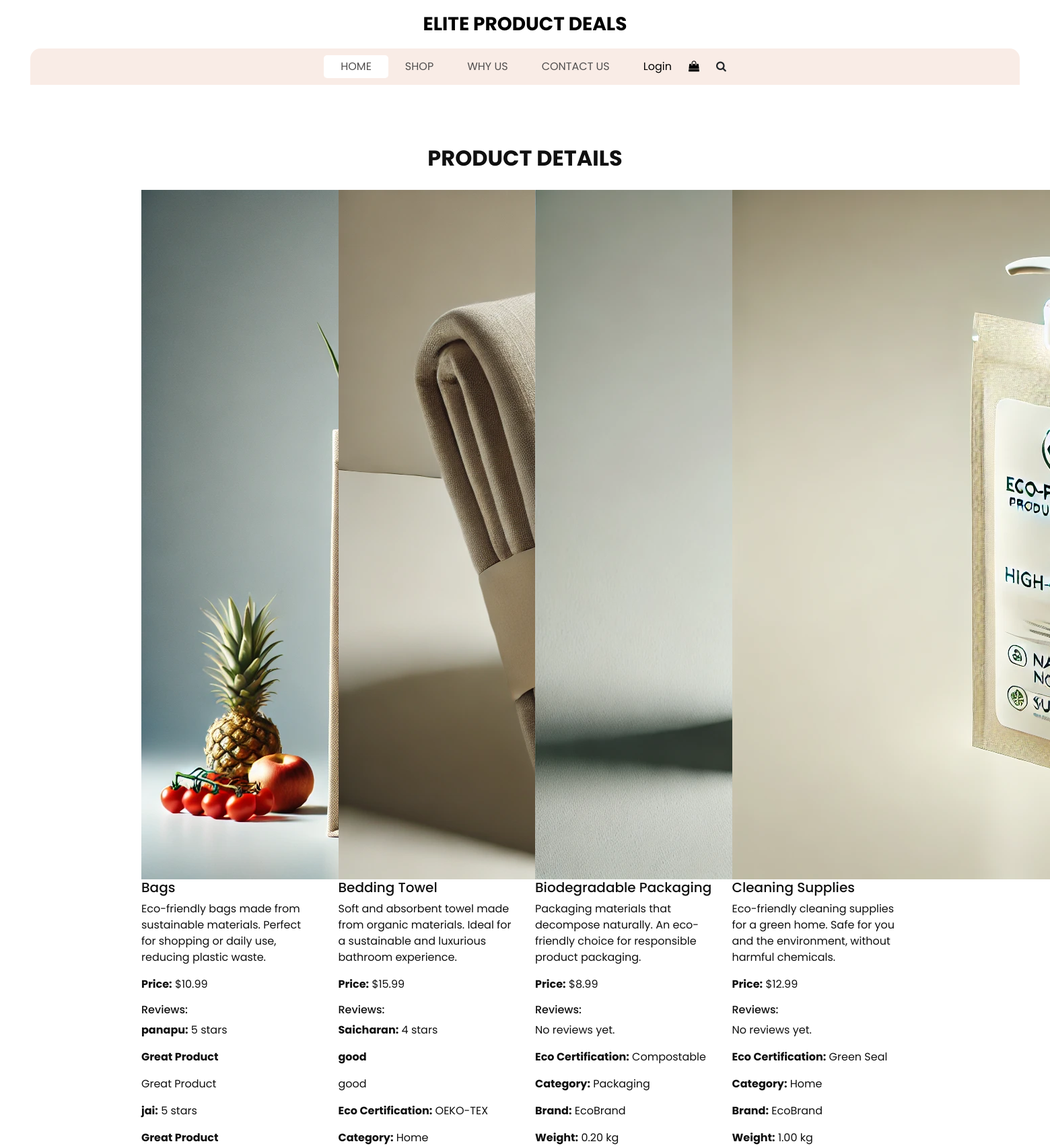
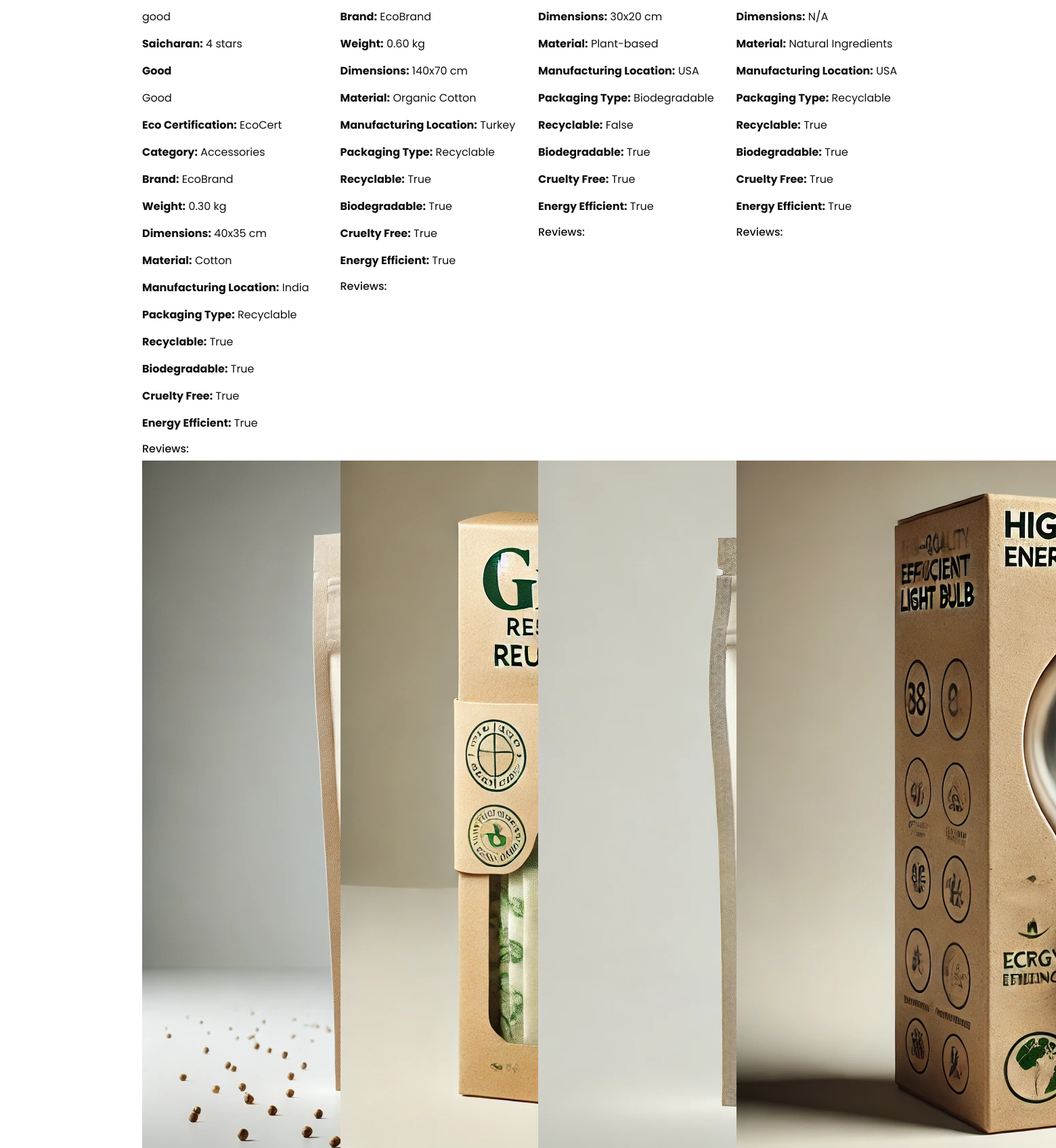
Screenshot of /products/ (upper part) with the database file from the repository (2 pictures, top to bottom).
### EcoFriendlyProducts/models.py (models this page shows, shortened)
class Product(models.Model):
    name = models.CharField(max_length=255)
    description = models.TextField()
    price = models.DecimalField(max_digits=10, decimal_places=2)
    eco_certification = models.CharField(max_length=255)
    category = models.CharField(max_length=100)
    brand = models.CharField(max_length=100)
    weight = models.DecimalField(max_digits=5, decimal_places=2)
    dimensions = models.CharField(max_length=100)
    material = models.CharField(max_length=255)
    manufacturing_location = models.CharField(max_length=255)
    packaging_type = models.CharField(max_length=255)
    recyclable = models.BooleanField(default=False)
    biodegradable = models.BooleanField(default=False)
    cruelty_free = models.BooleanField(default=False)
    energy_efficient = models.BooleanField(default=False)
    image_url = models.CharField(max_length=200)
    created_at = models.DateTimeField(auto_now_add=True)
    updated_at = models.DateTimeField(auto_now=True)

class UserRating(models.Model):
    user = models.ForeignKey(User, on_delete=models.CASCADE)
    product = models.ForeignKey('Product', on_delete=models.CASCADE)
    rating = models.IntegerField()
    review_title = models.CharField(max_length=255, null=True, blank=True)
    review_text = models.TextField(null=True, blank=True)
    verified_purchase = models.BooleanField(default=False)
    created_at = models.DateTimeField(auto_now_add=True)

class User(AbstractUser):
    groups = models.ManyToManyField(Group, verbose_name='Groups', blank=True, related_name='custom_user_groups')
    user_permissions = models.ManyToManyField(Permission, verbose_name='User Permissions', blank=True,
                                              related_name='custom_user_permissions')
    image = models.ImageField(upload_to='profile_images/', blank=True, null=True)

### EcoFriendlyProducts/views.py (the view)
# urls.py: path('products/', EcoFriendlyProducts.views.product_list, name='product_list'),
def product_list(request):
    products = Product.objects.prefetch_related('userrating_set').all()
    return render(request, 'EcoFriendlyProducts/products.html', {'products': products})

### templates/EcoFriendlyProducts/products.html (shortened to what this page needs)
{% load static %}
<!DOCTYPE html>
<html>
<head>
  <link rel="stylesheet" type="text/css" href="https://cdnjs.cloudflare.com/ajax/libs/OwlCarousel2/2.3.4/assets/owl.carousel.min.css" />
  <link rel="stylesheet" type="text/css" href="{% static 'css/bootstrap.css' %}" />
  <link rel="stylesheet" href="{% static 'css/style.css' %}" />
  <link href="{% static 'css/responsive.css' %}" rel="stylesheet" />
</head>
<body>
  <div class="hero_area">
    <header class="header_section">
      <nav class="navbar navbar-expand-lg custom_nav-container ">
        <a class="navbar-brand" href="{% url 'main' %}">
          <span>
            Elite Product Deals
          </span>
        </a>
        <div class="collapse navbar-collapse" id="navbarSupportedContent">
          <ul class="navbar-nav">
            <li class="nav-item active">
              <a class="nav-link" href="{% url 'main' %}">Home <span class="sr-only">(current)</span></a>
            </li>
            <li class="nav-item">
              <a class="nav-link" href="{% url 'view-all-products' %}">
                Shop
              </a>
            </li>
            <li class="nav-item">
              <a class="nav-link" href="why.html">
                Why Us
              </a>
            </li>
            <li class="nav-item">
              <a class="nav-link" href="contact.html">Contact Us</a>
            </li>
          </ul>
          <div class="user_option">
            {% if user.is_authenticated %}
              <span><a href="{% url 'logout' %}">Logout</a></span>
            {% else %}
              <span><a href="{% url 'login' %}">Login</a></span>
            {% endif %}
            <a href="">
              <i class="fa fa-shopping-bag" aria-hidden="true"></i>
            </a>
            <form class="form-inline">
              <button class="btn nav_search-btn" type="submit">
                <i class="fa fa-search" aria-hidden="true"></i>
              </button>
            </form>
          </div>
        </div>
      </nav>
    </header>
  </div>
  <section class="shop_section layout_padding">
    <div class="container">
      <div class="heading_container heading_center">
        <h2>
          Product Details
        </h2>
      </div>
      <div class="row">
        {% for product in products %}
        <div class="col-sm-6 col-md-4 col-lg-3">
          <div class="product">
            <div class="img-box">
              <img src="{{ product.image_url }}" alt="{{ product.name }}">
            </div>
            <div class="detail-box">
              <h5>{{ product.name }}</h5>
              <p>{{ product.description }}</p>
              <p><strong>Price:</strong> ${{ product.price }}</p>
              <div class="reviews">
                <h6>Reviews:</h6>
                {% for review in product.userrating_set.all %}
                    <div class="review">
                        <p><strong>{{ review.user.username }}:</strong> {{ review.rating }} stars</p>
                        <p><strong>{{ review.review_title }}</strong></p>
                        <p>{{ review.review_text }}</p>
                    </div>
                {% empty %}
                    <p>No reviews yet.</p>
                {% endfor %}
            </div>
              <p><strong>Eco Certification:</strong> {{ product.eco_certification }}</p>
              <p><strong>Category:</strong> {{ product.category }}</p>
              <p><strong>Brand:</strong> {{ product.brand }}</p>
              <p><strong>Weight:</strong> {{ product.weight }} kg</p>
              <p><strong>Dimensions:</strong> {{ product.dimensions }}</p>
              <p><strong>Material:</strong> {{ product.material }}</p>
              <p><strong>Manufacturing Location:</strong> {{ product.manufacturing_location }}</p>
              <p><strong>Packaging Type:</strong> {{ product.packaging_type }}</p>
              <p><strong>Recyclable:</strong> {{ product.recyclable }}</p>
              <p><strong>Biodegradable:</strong> {{ product.biodegradable }}</p>
              <p><strong>Cruelty Free:</strong> {{ product.cruelty_free }}</p>
              <p><strong>Energy Efficient:</strong> {{ product.energy_efficient }}</p>
              <div class="reviews">
                <h6>Reviews:</h6>
              </div>
            </div>
          </div>
        </div>
        {% endfor %}
      </div>
    </div>
  </section>
</body>
</html>

### EcoFriendlyProducts/static/css/style.css (style rules this page uses)
body { font-family: "poppins", sans-serif; color: #101010; background-color: #ffffff; }
.layout_padding { padding-top: 90px; padding-bottom: 90px; }
.heading_container { display: -webkit-box; display: -ms-flexbox; display: flex; -webkit-box-orient: vertical; -webkit-box-direction: normal; -ms-flex-direction: column; flex-direction: column; }
.heading_container h2 { text-transform: uppercase; font-weight: bold; }
.heading_container.heading_center { -webkit-box-align: center; -ms-flex-align: center; align-items: center; text-align: center; }
.hero_area { padding: 0 45px; }
#navbarSupportedContent { width: 100%; background-color: #f9ece6; -webkit-box-pack: center; -ms-flex-pack: center; justify-content: center; padding: 10px 0; border-radius: 15px 15px 0 0; }
#navbarSupportedContent .navbar-nav .nav-link { padding: 5px 25px; color: #514f4f; text-align: center; text-transform: uppercase; border-radius: 5px; }
#navbarSupportedContent .nav-item.active .nav-link { background-color: #ffffff; }
a, a:hover, a:focus { text-decoration: none; }
.btn, .btn:focus { outline: none !important; -webkit-box-shadow: none; box-shadow: none; }
.navbar-brand { margin: 15px 0; padding: 0; }
.navbar-brand span { font-size: 28px; font-weight: bold; color: #000000; text-transform: uppercase; margin: 0; padding: 0; }
.custom_nav-container .nav_search-btn { padding: 0; border: none; }
.custom_nav-container { z-index: 99999; padding: 0; -webkit-box-orient: vertical; -webkit-box-direction: normal; -ms-flex-direction: column; flex-direction: column; -webkit-box-align: center; -ms-flex-align: center; align-items: center; }
.custom_nav-container .navbar-brand { display: flex; align-items: center; }
.navbar-nav { align-items: center; }
.user_option { display: -webkit-box; display: -ms-flexbox; display: flex; -webkit-box-align: center; -ms-flex-align: center; align-items: center; margin-left: 25px; }
.user_option a { margin-right: 25px; color: #000000; }
.shop_section .heading_container { margin-bottom: 20px; }

### EcoFriendlyProducts/static/css/responsive.css (style rules this page uses)
@media (min-width: 1200px) { .container { max-width: 1170px; } }

### rows the page displays
Product: name "Bags", description "Eco-friendly bags made from sustainable materials. Perfect for shopping or daily use, reducing plastic waste.", price "10.99", eco_certification "EcoCert", category "Accessories", brand "EcoBrand", weight "0.30", dimensions "40x35 cm", material "Cotton", manufacturing_location "India", packaging_type "Recyclable", recyclable "True", biodegradable "True", cruelty_free "True", energy_efficient "True"
UserRating: user.username "panapu", rating "5", review_title "Great Product", review_text "Great Product"
UserRating: user.username "jai", rating "5", review_title "Great Product", review_text "good"
UserRating: user.username "Saicharan", rating "4", review_title "Good", review_text "Good"
Product: name "Bedding Towel", description "Soft and absorbent towel made from organic materials. Ideal for a sustainable and luxurious bathroom experience.", price "15.99", eco_certification "OEKO-TEX", category "Home", brand "EcoBrand", weight "0.60", dimensions "140x70 cm", material "Organic Cotton", manufacturing_location "Turkey", packaging_type "Recyclable", recyclable "True", biodegradable "True", cruelty_free "True", energy_efficient "True"
UserRating: user.username "Saicharan", rating "4", review_title "good", review_text "good"
Product: name "Biodegradable Packaging", description "Packaging materials that decompose naturally. An eco-friendly choice for responsible product packaging.", price "8.99", eco_certification "Compostable", category "Packaging", brand "EcoBrand", weight "0.20", dimensions "30x20 cm", material "Plant-based", manufacturing_location "USA", packaging_type "Biodegradable", recyclable "False", biodegradable "True", cruelty_free "True", energy_efficient "True"
Product: image_url (picture), name "Cleaning Supplies", description "Eco-friendly cleaning supplies for a green home. Safe for you and the environment, without harmful chemicals.", price "12.99", eco_certification "Green Seal", category "Home", brand "EcoBrand", weight "1.00", dimensions "N/A", material "Natural Ingredients", manufacturing_location "USA", packaging_type "Recyclable", recyclable "True", biodegradable "True", cruelty_free "True", energy_efficient "True"
Product: image_url (picture)
